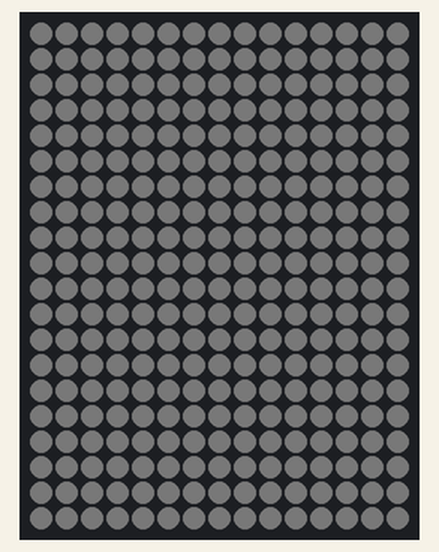
Recording of a sketch running on a simulated ESP8266 (NodeMCU). Parts: 15×20 RGB LED matrix (first LED top left, wired row by row). Dim RGB values are drawn brighter than linear; WiFi joins after 1.5 s; servers stay silent unless stated.

Above: at 2.1 s.

The sketch:

client.ino
```cpp
#include "network.hpp"
#include "display.hpp"

char controls [4] = { 255, 255, 255, 255 };
char values [HEIGHT];

void setup() {
  setupNetwork();
  setupDisplay();
}

void loop() {
  readControls(controls);
  readValues(values);
  dimDisplay(controls[0]);
  for (unsigned int y = 0; y < HEIGHT; y++) {
    unsigned int castedValue = values[y];
    unsigned int scaledValue = castedValue * 8 / 255;
    unsigned int sizedValue = 2 * scaledValue - 1;
    for (int x = WIDTH / 2 - sizedValue / 2; x <= WIDTH / 2 + sizedValue / 2; x++) {
      unsigned int intensityValue = 24 * scaledValue - (int) (24 * scaledValue * abs(WIDTH / 2 - x) / ((float) (WIDTH / 2)));
      unsigned int red = controls[1] < 255 ? controls[1] : intensityValue;
      unsigned int green = controls[2] < 255 ? controls[2] : intensityValue;
      unsigned int blue = controls[3] < 255 ? controls[3] : intensityValue;
      displayPoint(x, HEIGHT - y - 1, red, green, blue);
    }
  }
  drawDisplay();
}
```

display.cpp
```cpp
#include "display.hpp"

#include <FastLED.h>

#define FASTLED_ESP8266_RAW_PIN_ORDER
#define LED_SERPENTINE
#define LED_DATA_PIN 0
#define LED(x, y) leds[HEIGHT - (x & 1 ? HEIGHT - y - 1 : y) - 1 + HEIGHT * x]

CRGB leds [SIZE];

void setupDisplay() {
  FastLED.addLeds<WS2812B, LED_DATA_PIN, GRB>(leds, SIZE);
}

void clearDisplay() {
  LEDS.setBrightness(50);
  LEDS.clear();
}

void dimDisplay(int delta) {
  LEDS.setBrightness(50);
  for (int y = 0; y < HEIGHT; y++) {
    for (int x = 0; x < WIDTH; x++) {
      CRGB crgb = LED(x, y);
      LED(x, y) = CRGB(max(crgb.r - delta, 0), max(crgb.g - delta, 0), max(crgb.b - delta, 0));
    }
  }
}

void displayPoint(int x, int y, int red, int green, int blue) {
  LED(x, y) = CRGB(red, green, blue);
}

void drawDisplay() {
  LEDS.show();
}
```

display.hpp
```cpp
#ifndef DISPLAY_HEADER
#define DISPLAY_HEADER

#include <FastLED.h>

const int WIDTH = 15;
const int HEIGHT = 20;
const int SIZE = WIDTH * HEIGHT;

void setupDisplay();

void clearDisplay();

void dimDisplay(int delta);

void displayPoint(int x, int y, int red, int green, int blue);

void drawDisplay();

#endif
```

network.cpp
```cpp
#include "network.hpp"

#include <ESP8266WiFi.h>
#include <WiFiUdp.h>
#include "display.hpp"

WiFiServer tcpServer(50000);
WiFiUDP udp;
unsigned int lastCount = 0;

void setupNetwork() {
  WiFi.mode(WIFI_STA);
  WiFi.begin("", "");
  while (WiFi.status() != WL_CONNECTED) {
    delay(1000);
  }

  tcpServer.begin();
  udp.begin(50001);
}

void readControls(char * controls) {
  WiFiClient tcpClient = tcpServer.available();
  if (tcpClient && tcpClient.connected()) {
    for (int index = 0; index < 4; index++) {
      controls[index] = tcpClient.read();
    }
    tcpClient.stop();
  }
}

void readValues(char * values) {
  unsigned int length = udp.parsePacket();
  if (length) {
    udp.read(values, min(length, HEIGHT));
    udp.beginPacket(udp.remoteIP(), udp.remotePort());
    udp.write(values[0]);
    udp.endPacket();
  }
}
```

network.hpp
```cpp
#ifndef NETWORK_HEADER
#define NETWORK_HEADER

void setupNetwork();

void readControls(char * controls);

void readValues(char * values);

#endif
```
